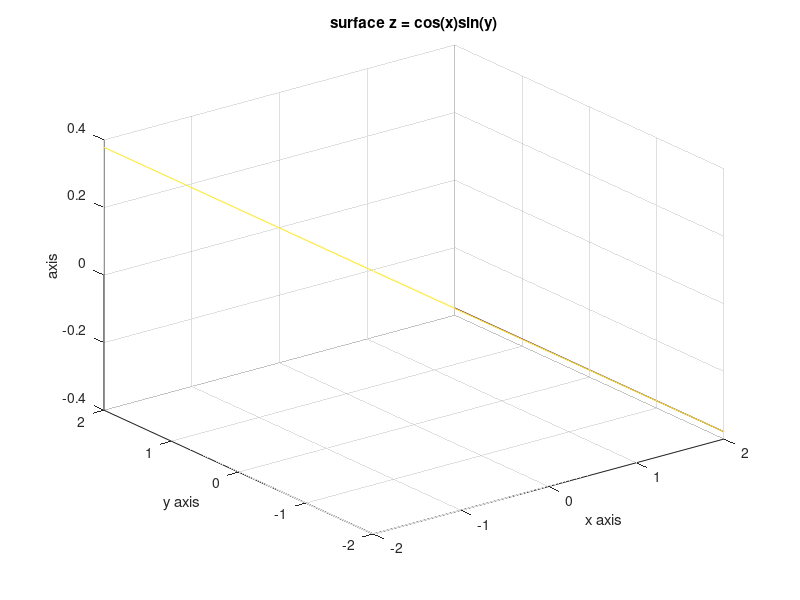

This chart was generated by the following MATLAB code: (Note: this script raises an error after producing the figure.)
close all
clear

kernel = 'gaussian';

N_min = 2;
N_max = 50;
assert(N_min > 1);
N_range = N_min:1:N_max;

time_svm = zeros(length(N_range), 1);
time_krig = zeros(length(N_range), 1);

rmse_svm = zeros(length(N_range), 1);
rmse_krig = zeros(length(N_range), 1);

for i = 1:length(N_range)
    N = N_range(i);
    
    x = linspace(-2, 2, N);
    y = linspace(-2, 2, N);
    z = cos(x)'*sin(y);
    
    mesh(x,y,z)
    xlabel('x axis'); ylabel('y axis'); zlabel(' axis');
    title('surface z = cos(x)sin(y)');

    [x_vec, y_vec] = meshgrid(x', y');
    x_length = length(x);
    y_length = length(y);
    x_vec = reshape(x_vec, [], 1);
    y_vec = reshape(y_vec, [], 1);
    z_vec = reshape(z, [], 1);
    
    x_test = linspace(-2, 2, 2*N);
    y_test = linspace(-2, 2, 2*N);
    z_test = cos(x_test)'*sin(y_test);    
    [x_vec_test, y_vec_test] = meshgrid(x_test', y_test');
    x_vec_test = reshape(x_vec_test, [], 1);
    y_vec_test = reshape(y_vec_test, [], 1);
    z_vec_test = reshape(z_test, [], 1);
    
    tic
    [z_svm, svmMdl] = my_fitrsvm([x_vec, y_vec], z_vec, kernel);
    time_svm(i, 1) = toc;
    z_svm = reshape(z_svm, x_length, y_length);
    z_svm_predict = predict(svmMdl, [x_vec_test, y_vec_test]);
    rmse_svm(i, 1) = sqrt(immse(z_vec_test, z_svm_predict));

    tic
    [z_krig, krigMdl] = my_fitrkrig([x_vec, y_vec], z_vec);
    time_krig(i, 1) = toc;
    z_krig = reshape(z_krig, x_length, y_length);
    z_krig_predict = predict(krigMdl, [x_vec_test, y_vec_test]);
    rmse_krig(i, 1) = sqrt(immse(z_vec_test, z_krig_predict));

    figure
    mesh(x,y,z_svm)
    xlabel('x axis'); ylabel('y axis'); zlabel(' axis');
    title('SVM fitting surface z = cos(x)sin(y)');

    figure
    mesh(x,y,z_krig)
    xlabel('x axis'); ylabel('y axis'); zlabel(' axis');
    title('Krig fitting surface z = cos(x)sin(y)');
end


figure
hold on
grid on
plot(N_range, time_krig)
plot(N_range, time_svm)
legend('Krig', 'SVM')
title('Training Time for 3D')
xlabel('Data Amount N')
ylabel('Training Time (Seconds)')
hold off


figure
hold on
grid on
plot(N_range, mag2db(rmse_krig))
plot(N_range, mag2db(rmse_svm))
title('RMSE for 3D')
legend('Krig', 'SVM')
xlabel('Data Amount N')
ylabel('RMSE (dB)')
hold off
